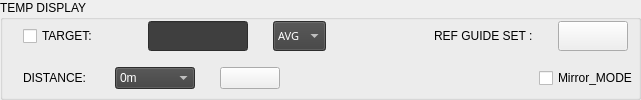
              <widget class="QGroupBox" name="groupBox_3">
               <property name="sizePolicy">
                <sizepolicy hsizetype="Preferred" vsizetype="Minimum">
                 <horstretch>0</horstretch>
                 <verstretch>0</verstretch>
                </sizepolicy>
               </property>
               <property name="minimumSize">
                <size>
                 <width>0</width>
                 <height>100</height>
                </size>
               </property>
               <property name="styleSheet">
                <string notr="true">font: 63 12pt &quot;Segoe UI Semibold&quot;;</string>
               </property>
               <property name="title">
                <string>TEMP DISPLAY</string>
               </property>
               <layout class="QVBoxLayout" name="verticalLayout_6">
                <property name="spacing">
                 <number>15</number>
                </property>
                <property name="leftMargin">
                 <number>0</number>
                </property>
                <property name="topMargin">
                 <number>0</number>
                </property>
                <property name="rightMargin">
                 <number>0</number>
                </property>
                <property name="bottomMargin">
                 <number>5</number>
                </property>
                <item>
                 <layout class="QHBoxLayout" name="horizontalLayout_21">
                  <property name="leftMargin">
                   <number>20</number>
                  </property>
                  <property name="rightMargin">
                   <number>10</number>
                  </property>
                  <item>
                   <widget class="QCheckBox" name="TARGET_OSD_CHK">
                    <property name="sizePolicy">
                     <sizepolicy hsizetype="Maximum" vsizetype="Fixed">
                      <horstretch>0</horstretch>
                      <verstretch>0</verstretch>
                     </sizepolicy>
                    </property>
                    <property name="minimumSize">
                     <size>
                      <width>110</width>
                      <height>30</height>
                     </size>
                    </property>
                    <property name="maximumSize">
                     <size>
                      <width>110</width>
                      <height>30</height>
                     </size>
                    </property>
                    <property name="autoFillBackground">
                     <bool>false</bool>
                    </property>
                    <property name="styleSheet">
                     <string notr="true">font: 63 10pt &quot;Segoe UI Semibold&quot;;

</string>
                    </property>
                    <property name="text">
                     <string>TARGET:</string>
                    </property>
                    <property name="iconSize">
                     <size>
                      <width>90</width>
                      <height>21</height>
                     </size>
                    </property>
                    <property name="autoRepeat">
                     <bool>false</bool>
                    </property>
                    <property name="autoExclusive">
                     <bool>false</bool>
                    </property>
                   </widget>
                  </item>
                  <item>
                   <widget class="QLineEdit" name="TARGET_OSD_TEMP">
                    <property name="sizePolicy">
                     <sizepolicy hsizetype="Fixed" vsizetype="Fixed">
                      <horstretch>0</horstretch>
                      <verstretch>0</verstretch>
                     </sizepolicy>
                    </property>
                    <property name="minimumSize">
                     <size>
                      <width>100</width>
                      <height>30</height>
                     </size>
                    </property>
                    <property name="maximumSize">
                     <size>
                      <width>60</width>
                      <height>30</height>
                     </size>
                    </property>
                    <property name="styleSheet">
                     <string notr="true">font: 63 8pt &quot;Segoe UI Semibold&quot;;
background-color: rgb(63, 63, 63);
color: rgb(255, 255, 255);

</string>
                    </property>
                    <property name="alignment">
                     <set>Qt::AlignCenter</set>
                    </property>
                   </widget>
                  </item>
                  <item>
                   <spacer name="horizontalSpacer_14">
                    <property name="orientation">
                     <enum>Qt::Horizontal</enum>
                    </property>
                    <property name="sizeType">
                     <enum>QSizePolicy::Fixed</enum>
                    </property>
                    <property name="sizeHint" stdset="0">
                     <size>
                      <width>10</width>
                      <height>20</height>
                     </size>
                    </property>
                   </spacer>
                  </item>
                  <item>
                   <widget class="QComboBox" name="comBox_TempType">
                    <property name="maximumSize">
                     <size>
                      <width>16777215</width>
                      <height>30</height>
                     </size>
                    </property>
                    <property name="font">
                     <font>
                      <family>Segoe UI Semibold</family>
                      <pointsize>8</pointsize>
                      <weight>7</weight>
                      <italic>false</italic>
                      <bold>false</bold>
                     </font>
                    </property>
                    <property name="styleSheet">
                     <string notr="true">font: 63 8pt &quot;Segoe UI Semibold&quot;;
color: rgb(255, 255, 255);
background-color: rgb(63, 63, 63);</string>
                    </property>
                    <property name="currentIndex">
                     <number>0</number>
                    </property>
                    <item>
                     <property name="text">
                      <string>AVG</string>
                     </property>
                    </item>
                    <item>
                     <property name="text">
                      <string>MAX</string>
                     </property>
                    </item>
                    <item>
                     <property name="text">
                      <string>MIN</string>
                     </property>
                    </item>
                   </widget>
                  </item>
                  <item>
                   <spacer name="horizontalSpacer_15">
                    <property name="orientation">
                     <enum>Qt::Horizontal</enum>
                    </property>
                    <property name="sizeHint" stdset="0">
                     <size>
                      <width>93</width>
                      <height>20</height>
                     </size>
                    </property>
                   </spacer>
                  </item>
                  <item>
                   <widget class="QLabel" name="label_5">
                    <property name="maximumSize">
                     <size>
                      <width>16777215</width>
                      <height>30</height>
                     </size>
                    </property>
                    <property name="styleSheet">
                     <string notr="true">font: 63 9pt &quot;Segoe UI Semibold&quot;;</string>
                    </property>
                    <property name="text">
                     <string>REF GUIDE SET :</string>
                    </property>
                   </widget>
                  </item>
                  <item>
                   <spacer name="horizontalSpacer_4">
                    <property name="orientation">
                     <enum>Qt::Horizontal</enum>
                    </property>
                    <property name="sizeType">
                     <enum>QSizePolicy::Fixed</enum>
                    </property>
                    <property name="sizeHint" stdset="0">
                     <size>
                      <width>10</width>
                      <height>20</height>
                     </size>
                    </property>
                   </spacer>
                  </item>
                  <item>
                   <widget class="QPushButton" name="PB_REF_MOVE">
                    <property name="minimumSize">
                     <size>
                      <width>70</width>
                      <height>30</height>
                     </size>
                    </property>
                    <property name="maximumSize">
                     <size>
                      <width>70</width>
                      <height>30</height>
                     </size>
                    </property>
                    <property name="styleSheet">
                     <string notr="true">QPushButton{
border-image: url(:/BTN/resource/QuantumRED_MAIN/REF_ADJ.png);
}
QPushButton:hover{
border-image: url(:/BTN/resource/QuantumRED_MAIN/REF_ADJ_HOVER.png);
}
QPushButton:pressed{
border-image: url(:/BTN/resource/QuantumRED_MAIN/REF_ADJ_PRESSED.png);
}</string>
                    </property>
                    <property name="text">
                     <string/>
                    </property>
                   </widget>
                  </item>
                 </layout>
                </item>
                <item>
                 <layout class="QHBoxLayout" name="horizontalLayout_19">
                  <property name="leftMargin">
                   <number>20</number>
                  </property>
                  <property name="topMargin">
                   <number>0</number>
                  </property>
                  <item>
                   <widget class="QLabel" name="label_19">
                    <property name="maximumSize">
                     <size>
                      <width>16777215</width>
                      <height>30</height>
                     </size>
                    </property>
                    <property name="styleSheet">
                     <string notr="true">font: 63 9pt &quot;Segoe UI Semibold&quot;;</string>
                    </property>
                    <property name="text">
                     <string>DISTANCE: </string>
                    </property>
                   </widget>
                  </item>
                  <item>
                   <spacer name="horizontalSpacer_21">
                    <property name="orientation">
                     <enum>Qt::Horizontal</enum>
                    </property>
                    <property name="sizeType">
                     <enum>QSizePolicy::Fixed</enum>
                    </property>
                    <property name="sizeHint" stdset="0">
                     <size>
                      <width>10</width>
                      <height>20</height>
                     </size>
                    </property>
                   </spacer>
                  </item>
                  <item>
                   <widget class="QComboBox" name="comboBox_DISTANCE">
                    <property name="minimumSize">
                     <size>
                      <width>80</width>
                      <height>0</height>
                     </size>
                    </property>
                    <property name="maximumSize">
                     <size>
                      <width>16777215</width>
                      <height>30</height>
                     </size>
                    </property>
                    <property name="styleSheet">
                     <string notr="true">font: 63 8pt &quot;Segoe UI Semibold&quot;;
color: rgb(255, 255, 255);
background-color: rgb(63, 63, 63);</string>
                    </property>
                    <item>
                     <property name="text">
                      <string>0m</string>
                     </property>
                    </item>
                    <item>
                     <property name="text">
                      <string>1m</string>
                     </property>
                    </item>
                    <item>
                     <property name="text">
                      <string>2m</string>
                     </property>
                    </item>
                    <item>
                     <property name="text">
                      <string>3m</string>
                     </property>
                    </item>
                    <item>
                     <property name="text">
                      <string>4m</string>
                     </property>
                    </item>
                    <item>
                     <property name="text">
                      <string>5m</string>
                     </property>
                    </item>
                   </widget>
                  </item>
                  <item>
                   <spacer name="horizontalSpacer_20">
                    <property name="orientation">
                     <enum>Qt::Horizontal</enum>
                    </property>
                    <property name="sizeType">
                     <enum>QSizePolicy::Fixed</enum>
                    </property>
                    <property name="sizeHint" stdset="0">
                     <size>
                      <width>10</width>
                      <height>20</height>
                     </size>
                    </property>
                   </spacer>
                  </item>
                  <item>
                   <widget class="QPushButton" name="PB_DISTANCE">
                    <property name="minimumSize">
                     <size>
                      <width>60</width>
                      <height>0</height>
                     </size>
                    </property>
                    <property name="maximumSize">
                     <size>
                      <width>16777215</width>
                      <height>30</height>
                     </size>
                    </property>
                    <property name="styleSheet">
                     <string notr="true">QPushButton{
	border-image: url(:/BTN/resource/QuantumRED_MAIN/SET.png);
}
QPushButton:hover{
	border-image: url(:/BTN/resource/QuantumRED_MAIN/SET_HOVER.png);
}
QPushButton:pressed{
	border-image: url(:/BTN/resource/QuantumRED_MAIN/SET_PRESSED.png);
}</string>
                    </property>
                    <property name="text">
                     <string/>
                    </property>
                   </widget>
                  </item>
                  <item>
                   <spacer name="horizontalSpacer_17">
                    <property name="orientation">
                     <enum>Qt::Horizontal</enum>
                    </property>
                    <property name="sizeHint" stdset="0">
                     <size>
                      <width>40</width>
                      <height>20</height>
                     </size>
                    </property>
                   </spacer>
                  </item>
                  <item>
                   <widget class="QCheckBox" name="CB_FLIP">
                    <property name="styleSheet">
                     <string notr="true">font: 63 10pt &quot;Segoe UI Semibold&quot;;</string>
                    </property>
                    <property name="text">
                     <string>Mirror_MODE</string>
                    </property>
                   </widget>
                  </item>
                 </layout>
                </item>
               </layout>
              </widget>
